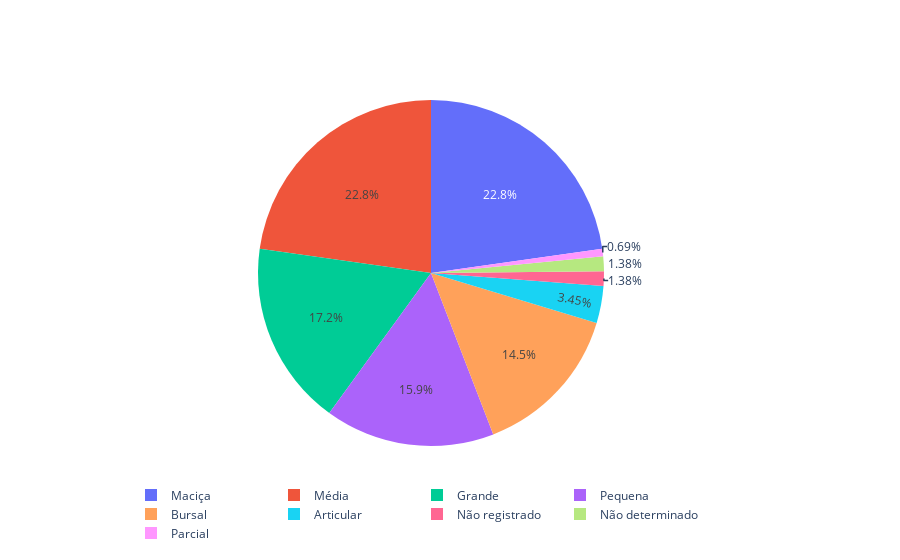

Notebook source saved alongside this figure:
### Code cell
fig = go.Figure(data=[go.Pie(labels=x, values=y)])
fig.update_layout(legend_orientation="h")
fig.show()

### Figure 1 — Plotly figure (JSON) as saved in the notebook; plotly's stock layout.template omitted (floating-point values rounded to 4 significant figures)
{"data": [{"labels": ["Articular", "Bursal", "Grande", "Maciça", "Média", "Não registrado", "Não determinado", "Parcial", "Pequena"], "type": "pie", "values": [5, 21, 25, 33, 33, 2, 2, 1, 23]}], "layout": {"legend": {"orientation": "h"}}}
